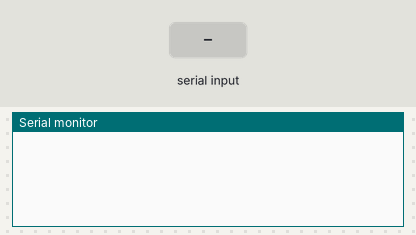
A sketch run on a simulated ESP8266 (NodeMCU). On the bench: the last lines printed to the serial monitor. The test bench sets the inputs (shaded band).

Above: at 1.2 s.
1.3 s: "1\n" received over Serial
At 1.6 s:
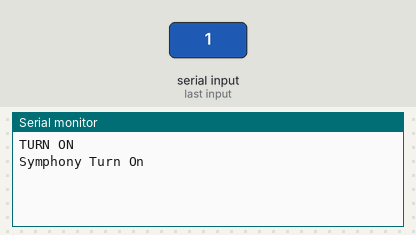
2.8 s: "2\n" received over Serial
At 4.0 s:
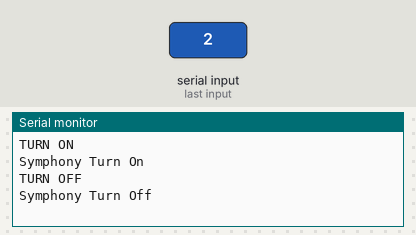
4.3 s: "3\n" received over Serial
At 5.1 s:
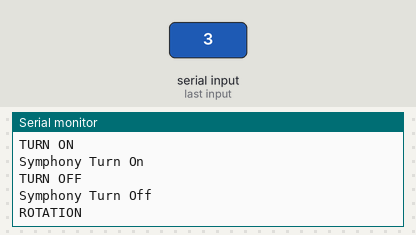
5.8 s: "4\n" received over Serial
At 6.3 s:
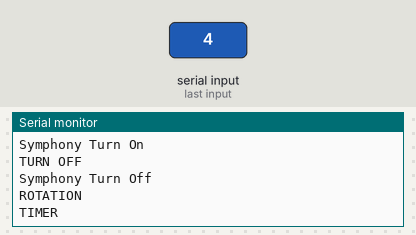
7.3 s: "5\n" received over Serial
At 8.6 s:
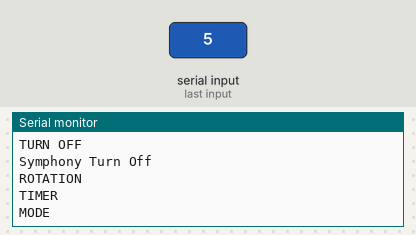

The sketch:

ir_transmitter_symphony.ino
```cpp
#include <Arduino.h>
#include <IRremoteESP8266.h>
#include <IRsend.h>

const uint16_t kIrLed = 4;

IRsend irsend(kIrLed);

void setup() {
  irsend.begin();
  Serial.begin(115200, SERIAL_8N1);

}

void loop() {
  long value = 0;

  if (Serial.available()) {
    value = Serial.parseInt();
  }

  if (value == 1) {
    Serial.println("TURN ON");
    irsend.sendSymphony(0xD82, 12);
    Serial.println("Symphony Turn On");
  }
  if (value == 2) {
    Serial.println("TURN OFF");
    irsend.sendSymphony(0xD81, 12);
    Serial.println("Symphony Turn Off");
  }
  if (value == 3)
  {
    Serial.println("ROTATION");
    irsend.sendSymphony(0xD90, 12);
  }
  if (value == 4)
  {
    Serial.println("TIMER");
    irsend.sendSymphony(0xD88, 12);
  }
  if (value == 5)
  {
    Serial.println("MODE");
    irsend.sendSymphony(0xD84, 12);
  }
}
```

Measured:
- after the input at 1.3 s, the serial monitor: prints a new line at once (image 1)
- after the input at 2.8 s, the serial monitor: prints a new line at once (image 2)
- after the input at 4.3 s, the serial monitor: prints a new line at once (image 3)
- after the input at 5.8 s, the serial monitor: prints a new line at once (image 4)
- after the input at 7.3 s, the serial monitor: prints a new line at once (image 5)
